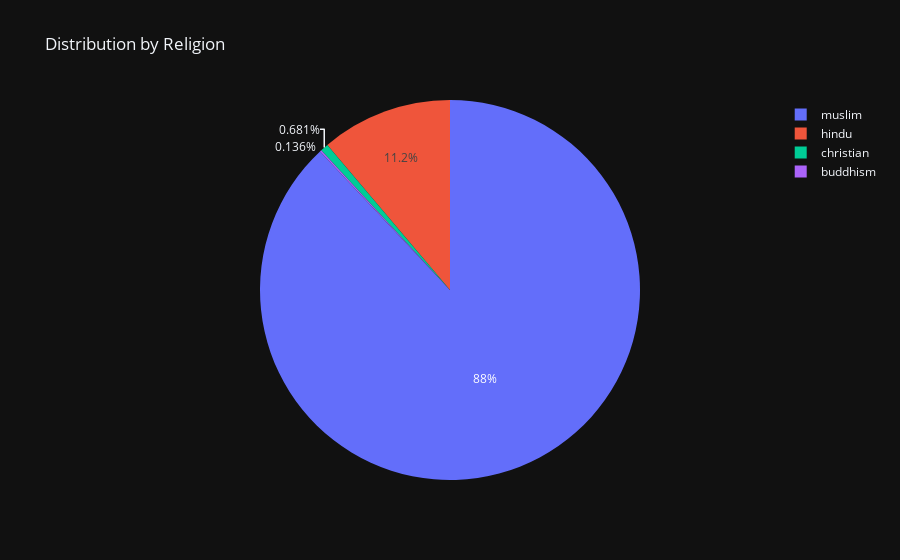

The notebook cell saved with this chart:
### Code cell
# visualize with plotly
fig = px.pie(Religion, values='count', names='religion',
             title= 'Distribution by Religion',
             template='plotly_dark'
)
fig.show()

### Figure 1 — Plotly figure (JSON) as saved in the notebook; plotly's stock layout.template omitted (floating-point values rounded to 4 significant figures)
{"data": [{"domain": {"x": [0, 1], "y": [0, 1]}, "hovertemplate": "religion=%{label}<br>count=%{value}<extra></extra>", "labels": ["muslim", "hindu", "christian", "buddhism"], "legendgroup": "", "name": "", "showlegend": true, "type": "pie", "values": [646, 82, 5, 1]}], "layout": {"legend": {"tracegroupgap": 0}, "title": {"text": "Distribution by Religion"}}}
